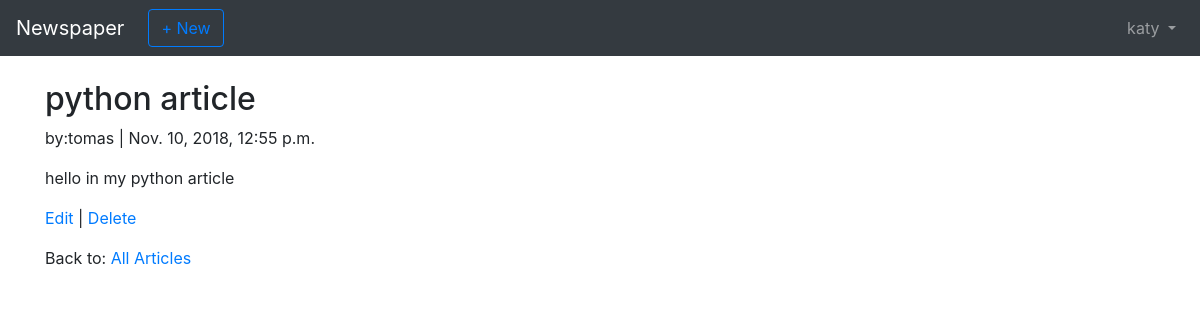
The app's page /articles/2/ (signed in) with its own data.
### users/models.py (models this page shows)
class CustomUser(AbstractUser):
    age = models.PositiveIntegerField(null=True, blank=True)

### articles/models.py (models this page shows, shortened)
class Article(models.Model):
    title = models.CharField(max_length=100)
    body = models.TextField()
    date = models.DateTimeField(auto_now_add=True)
    author = models.ForeignKey(get_user_model() , on_delete=models.CASCADE)

### articles/views.py (the view)
# urls.py: path('<int:pk>/' , ArticleDetailView.as_view() , name='article_detail'),
class ArticleDetailView(LoginRequiredMixin,DetailView):
    model = Article
    template_name = 'article_detail.html'
    login_url = 'login'

### articles/templates/article_detail.html (shortened to what this page needs)
{% extends "base.html" %}
{% block content %}
  <div class="article-entry">
    <h2>{{ object.title }}</h2>
    <p> by:{{ object.author }} | {{ object.date }}</p>
    <p>{{ object.body }}</p>
  </div>
  <p> <a href="{% url 'article_edit' article.pk %}">Edit</a> |
     <a href="{% url 'article_delete' article.pk %}">Delete</a> </p>
  <p> Back to: <a href="{% url 'article_list' %}">All Articles</a> </p>
{% endblock content %}

### templates/base.html (shortened to what this page needs)
<!DOCTYPE html>
{% load static %}
{% load crispy_forms_tags %}
<html lang="en" dir="ltr">
  <head>
    <link rel="stylesheet" href="https://stackpath.bootstrapcdn.com/bootstrap/4.1.3/css/bootstrap.min.css"
>
    <link rel="stylesheet" href="{% static 'css/myy.css' %}">
  </head>
  <body>
    <nav class="navbar navbar-expand-md navbar-dark bg-dark mb-4">
      <a class="navbar-brand" href="{% url 'home' %}">Newspaper</a>
      {% if user.is_authenticated %}
        <ul class="navbar-nav mr-auto">
          <li class="nav-item"><a class="btn btn-outline-primary ml-2" href="{% url 'article_new' %}">+ New</a></li>
        </ul>
      {% endif %}
        <div class="collapse navbar-collapse" id="navbarCollapse">
        {% if user.is_authenticated %}
          <ul class="navbar-nav ml-auto">
          <li class="nav-item">
          <a class="nav-link dropdown-toggle" href="#" id="userMenu"
          data-toggle="dropdown" aria-haspopup="true"
          aria-expanded="false">
          {{ user.username }}
          </a>
          </li>
          </ul>
      {% endif %}
      </div>
    </nav>
    <div class="container">
      {% block content %}
      {% endblock content %}
    </div>
  </body>
</html>

### records on screen
CustomUser: username "katy"
Article: title "python article", author "tomas", date "Nov. 10, 2018, 12:55 p.m.", body "hello in my python article"
